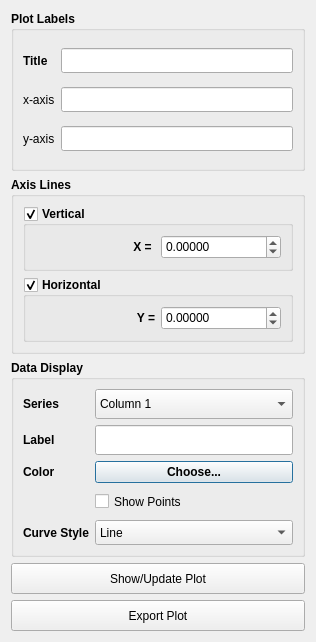
<?xml version="1.0" encoding="UTF-8"?>
<ui version="4.0">
 <class>AdvancedPlotter</class>
 <widget class="QDialog" name="AdvancedPlotter">
  <property name="geometry">
   <rect>
    <x>0</x>
    <y>0</y>
    <width>316</width>
    <height>642</height>
   </rect>
  </property>
  <property name="minimumSize">
   <size>
    <width>316</width>
    <height>633</height>
   </size>
  </property>
  <property name="windowTitle">
   <string>Advanced Plotter</string>
  </property>
  <layout class="QVBoxLayout" name="verticalLayout">
   <item>
    <widget class="QGroupBox" name="groupBox">
     <property name="enabled">
      <bool>true</bool>
     </property>
     <property name="minimumSize">
      <size>
       <width>0</width>
       <height>160</height>
      </size>
     </property>
     <property name="font">
      <font>
       <weight>75</weight>
       <bold>true</bold>
      </font>
     </property>
     <property name="title">
      <string>Plot Labels</string>
     </property>
     <layout class="QGridLayout" name="gridLayout">
      <item row="4" column="2">
       <widget class="QLineEdit" name="yAxisLineEdit_">
        <property name="enabled">
         <bool>true</bool>
        </property>
        <property name="minimumSize">
         <size>
          <width>0</width>
          <height>25</height>
         </size>
        </property>
       </widget>
      </item>
      <item row="3" column="0">
       <widget class="QLabel" name="label_2">
        <property name="font">
         <font>
          <weight>50</weight>
          <bold>false</bold>
         </font>
        </property>
        <property name="text">
         <string>x-axis</string>
        </property>
       </widget>
      </item>
      <item row="4" column="0">
       <widget class="QLabel" name="label_3">
        <property name="font">
         <font>
          <weight>50</weight>
          <bold>false</bold>
         </font>
        </property>
        <property name="text">
         <string>y-axis</string>
        </property>
       </widget>
      </item>
      <item row="0" column="0">
       <widget class="QLabel" name="label">
        <property name="text">
         <string>Title</string>
        </property>
       </widget>
      </item>
      <item row="0" column="2">
       <widget class="QLineEdit" name="titleLineEdit_">
        <property name="enabled">
         <bool>true</bool>
        </property>
        <property name="minimumSize">
         <size>
          <width>0</width>
          <height>25</height>
         </size>
        </property>
       </widget>
      </item>
      <item row="3" column="2">
       <widget class="QLineEdit" name="xAxisLineEdit_">
        <property name="enabled">
         <bool>true</bool>
        </property>
        <property name="minimumSize">
         <size>
          <width>0</width>
          <height>25</height>
         </size>
        </property>
       </widget>
      </item>
     </layout>
    </widget>
   </item>
   <item>
    <widget class="QGroupBox" name="groupBox_2">
     <property name="enabled">
      <bool>true</bool>
     </property>
     <property name="minimumSize">
      <size>
       <width>0</width>
       <height>0</height>
      </size>
     </property>
     <property name="font">
      <font>
       <weight>75</weight>
       <bold>true</bold>
      </font>
     </property>
     <property name="title">
      <string>Axis Lines</string>
     </property>
     <layout class="QVBoxLayout" name="verticalLayout_2">
      <item>
       <widget class="QGroupBox" name="verticalAxisGroupBox_">
        <property name="title">
         <string>Vertical</string>
        </property>
        <property name="checkable">
         <bool>true</bool>
        </property>
        <layout class="QGridLayout" name="gridLayout_2">
         <item row="0" column="0">
          <widget class="QLabel" name="label_8">
           <property name="text">
            <string>X = </string>
           </property>
           <property name="alignment">
            <set>Qt::AlignRight|Qt::AlignTrailing|Qt::AlignVCenter</set>
           </property>
          </widget>
         </item>
         <item row="0" column="1">
          <widget class="QDoubleSpinBox" name="verticalAxisSpinBox_">
           <property name="enabled">
            <bool>true</bool>
           </property>
           <property name="minimumSize">
            <size>
             <width>0</width>
             <height>24</height>
            </size>
           </property>
           <property name="font">
            <font>
             <weight>50</weight>
             <bold>false</bold>
            </font>
           </property>
           <property name="decimals">
            <number>5</number>
           </property>
           <property name="minimum">
            <double>-9999999.000000000000000</double>
           </property>
           <property name="maximum">
            <double>9999999.000000000000000</double>
           </property>
          </widget>
         </item>
        </layout>
       </widget>
      </item>
      <item>
       <widget class="QGroupBox" name="horizontalAxisGroupBox_">
        <property name="title">
         <string>Horizontal</string>
        </property>
        <property name="checkable">
         <bool>true</bool>
        </property>
        <layout class="QGridLayout" name="gridLayout_3">
         <item row="0" column="0">
          <widget class="QLabel" name="label_12">
           <property name="text">
            <string>Y =</string>
           </property>
           <property name="alignment">
            <set>Qt::AlignRight|Qt::AlignTrailing|Qt::AlignVCenter</set>
           </property>
          </widget>
         </item>
         <item row="0" column="1">
          <widget class="QDoubleSpinBox" name="horizontalAxisSpinBox_">
           <property name="minimumSize">
            <size>
             <width>0</width>
             <height>24</height>
            </size>
           </property>
           <property name="font">
            <font>
             <weight>50</weight>
             <bold>false</bold>
            </font>
           </property>
           <property name="decimals">
            <number>5</number>
           </property>
           <property name="minimum">
            <double>-9999999.000000000000000</double>
           </property>
           <property name="maximum">
            <double>9999999.000000000000000</double>
           </property>
          </widget>
         </item>
        </layout>
       </widget>
      </item>
     </layout>
    </widget>
   </item>
   <item>
    <widget class="QGroupBox" name="groupBox_3">
     <property name="font">
      <font>
       <weight>75</weight>
       <bold>true</bold>
      </font>
     </property>
     <property name="title">
      <string>Data Display</string>
     </property>
     <layout class="QGridLayout" name="gridLayout_4">
      <item row="1" column="1">
       <widget class="QLineEdit" name="dataLineEdit_">
        <property name="minimumSize">
         <size>
          <width>0</width>
          <height>30</height>
         </size>
        </property>
       </widget>
      </item>
      <item row="0" column="1">
       <widget class="QComboBox" name="dataSeriesComboBox_">
        <property name="minimumSize">
         <size>
          <width>0</width>
          <height>30</height>
         </size>
        </property>
        <property name="font">
         <font>
          <weight>50</weight>
          <bold>false</bold>
         </font>
        </property>
        <item>
         <property name="text">
          <string>Column 1</string>
         </property>
        </item>
        <item>
         <property name="text">
          <string>Column 2</string>
         </property>
        </item>
        <item>
         <property name="text">
          <string>Column 3</string>
         </property>
        </item>
        <item>
         <property name="text">
          <string>Column 4</string>
         </property>
        </item>
        <item>
         <property name="text">
          <string>Column 5</string>
         </property>
        </item>
       </widget>
      </item>
      <item row="0" column="0">
       <widget class="QLabel" name="label_6">
        <property name="text">
         <string>Series</string>
        </property>
       </widget>
      </item>
      <item row="1" column="0">
       <widget class="QLabel" name="label_4">
        <property name="text">
         <string>Label</string>
        </property>
       </widget>
      </item>
      <item row="2" column="0">
       <widget class="QLabel" name="label_5">
        <property name="text">
         <string>Color</string>
        </property>
       </widget>
      </item>
      <item row="2" column="1">
       <widget class="QPushButton" name="dataColorPushButton_">
        <property name="maximumSize">
         <size>
          <width>16777215</width>
          <height>35</height>
         </size>
        </property>
        <property name="text">
         <string>Choose...</string>
        </property>
       </widget>
      </item>
      <item row="4" column="0">
       <widget class="QLabel" name="label_7">
        <property name="text">
         <string>Curve Style</string>
        </property>
       </widget>
      </item>
      <item row="4" column="1">
       <widget class="QComboBox" name="curveStyleComboBox_">
        <property name="minimumSize">
         <size>
          <width>0</width>
          <height>25</height>
         </size>
        </property>
        <property name="font">
         <font>
          <weight>50</weight>
          <bold>false</bold>
         </font>
        </property>
        <item>
         <property name="text">
          <string>Line</string>
         </property>
        </item>
        <item>
         <property name="text">
          <string>Smooth</string>
         </property>
        </item>
        <item>
         <property name="text">
          <string>None</string>
         </property>
        </item>
       </widget>
      </item>
      <item row="3" column="1">
       <widget class="QCheckBox" name="showPointsCheckBox_">
        <property name="minimumSize">
         <size>
          <width>0</width>
          <height>25</height>
         </size>
        </property>
        <property name="font">
         <font>
          <weight>50</weight>
          <bold>false</bold>
         </font>
        </property>
        <property name="text">
         <string>Show Points</string>
        </property>
       </widget>
      </item>
     </layout>
    </widget>
   </item>
   <item>
    <widget class="QPushButton" name="showPlotPushButton_">
     <property name="maximumSize">
      <size>
       <width>16777215</width>
       <height>35</height>
      </size>
     </property>
     <property name="text">
      <string>Show/Update Plot</string>
     </property>
    </widget>
   </item>
   <item>
    <widget class="QPushButton" name="exportPlotPushButton_">
     <property name="maximumSize">
      <size>
       <width>16777215</width>
       <height>35</height>
      </size>
     </property>
     <property name="text">
      <string>Export Plot</string>
     </property>
    </widget>
   </item>
  </layout>
 </widget>
 <tabstops>
  <tabstop>verticalAxisSpinBox_</tabstop>
  <tabstop>horizontalAxisSpinBox_</tabstop>
 </tabstops>
 <resources/>
 <connections/>
 <slots>
  <slot>ScaleUpPush()</slot>
  <slot>ScaleDoubleUpPush()</slot>
  <slot>ScaleDownPush()</slot>
  <slot>ScaleDoubleDownPush()</slot>
 </slots>
</ui>
